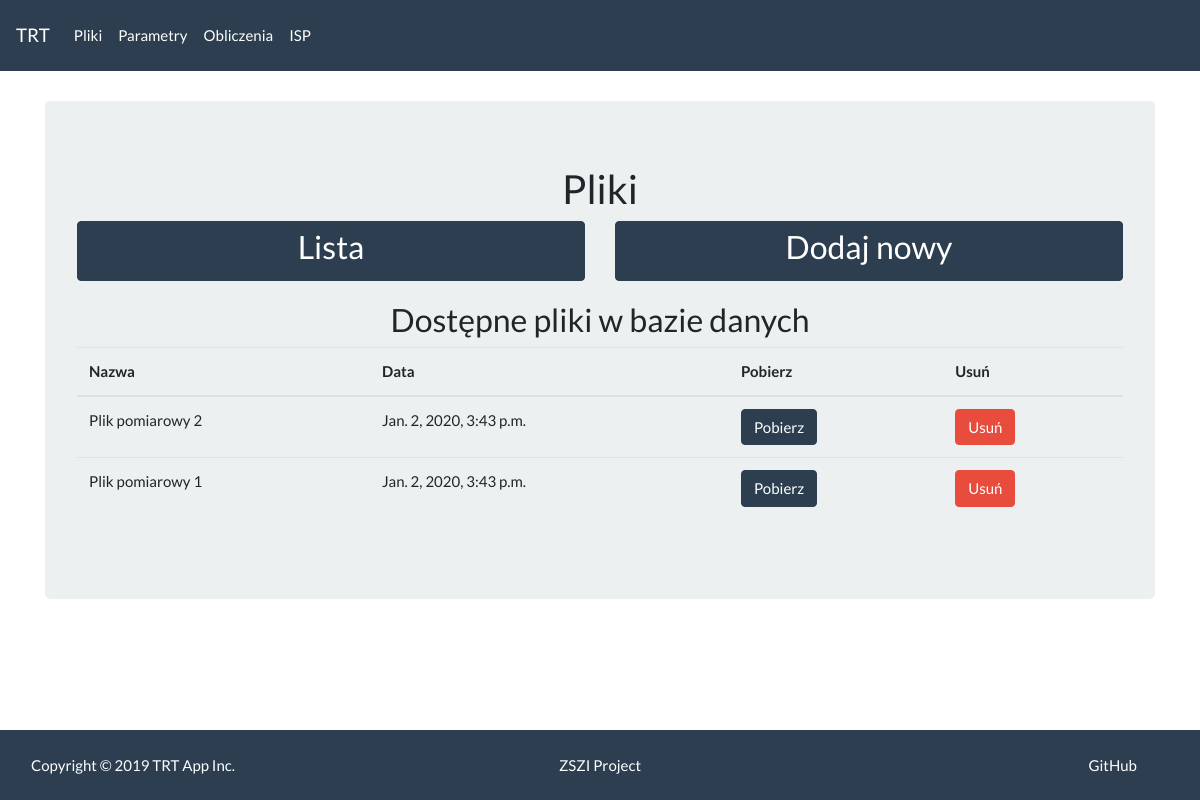
Page /trt/files_list on the earlier database version.
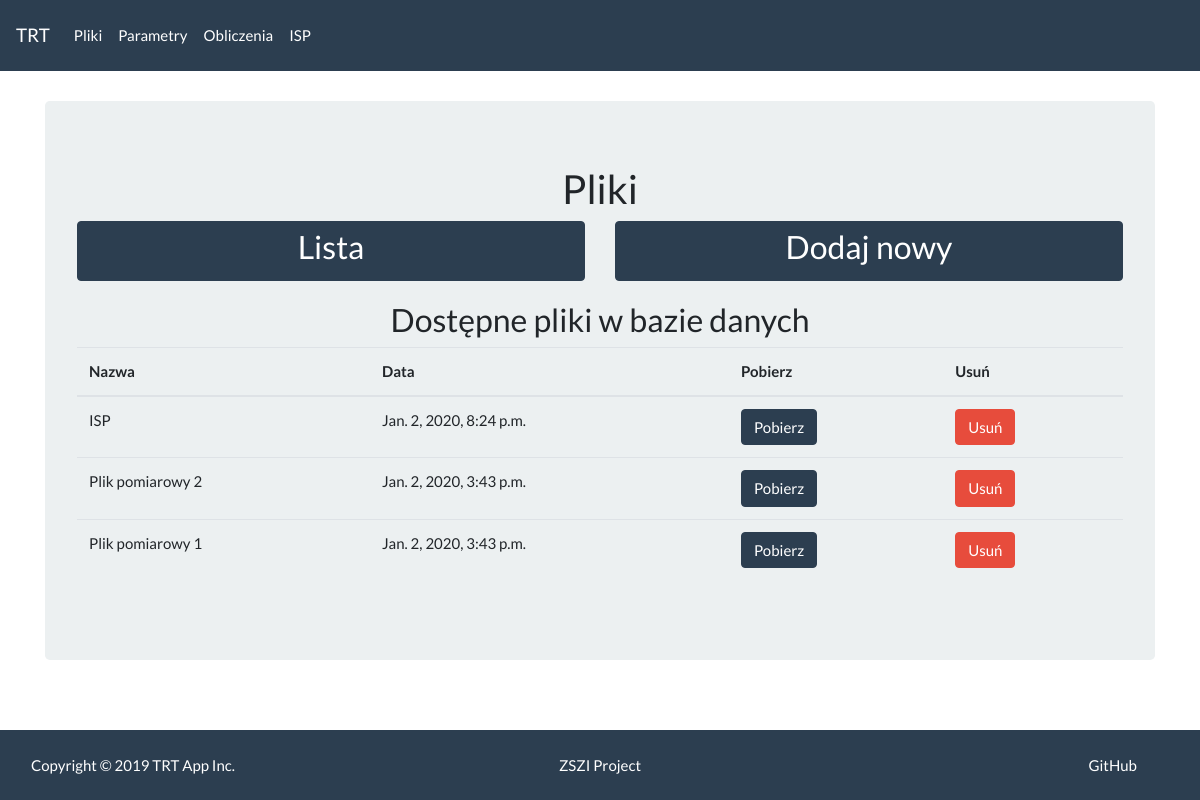
Same page on the later database version.
### main/models.py (models this page shows, shortened)
class UploadedFile(models.Model):
    file_name = models.CharField(max_length=100)
    file_object = models.FileField(upload_to='files')
    upload_date = models.DateTimeField(auto_now_add=True)
    file_desc = models.TextField(max_length=2000, default='')
    file_tag = models.CharField(max_length=20, default='ZSZI')

### main/views.py (the view)
# urls.py: path('trt/files_list', views.files_list_view, name='files_list'),
def files_list_view(request):
    uploaded_files = UploadedFile.objects.all().order_by('-upload_date')
    return render(request, 'main/files_list.html', {
        'files': uploaded_files,
    })

### main/templates/main/files_list.html (shortened to what this page needs)
{% extends "main/files_wrapper.html" %}
{% block files %}
<h3 class="text-center">Dostępne pliki w bazie danych</h3>
<table class="table table-hover">
    <thead>
        <tr class="table">
            <th>Nazwa</th>
            <th>Data</th>
            <th>Pobierz</th>
            <th>Usuń</th>
        </tr>
    </thead>
    <tbody>
        {% for file in files %}
        <tr class="table">
            <td>{{ file.file_name }}</td>
            <td> {{ file.upload_date }}</td>
            <td>
                <a href="{{ file.file_object.url }}" class="btn btn-primary bt-sm" data-toggle="tooltip" data-placement="top" title="Pobierz plik" target="_blank">Pobierz</a>
            </td>
            <td>
                <form action="{% url 'main:delete_file' file.pk %}" method="post">
                    <button type="submit" class="btn btn-danger bt-sm" data-toggle="tooltip" data-placement="top" title="Usuń plik z serwera">Usuń</button>
                </form>
            </td>
        </tr>
        {% endfor %}
    </tbody>
</table>
{% endblock %}

Differences in the rows shown:
added UploadedFile: file_name "ISP", upload_date "Jan. 2, 2020, 8:24 p.m."
